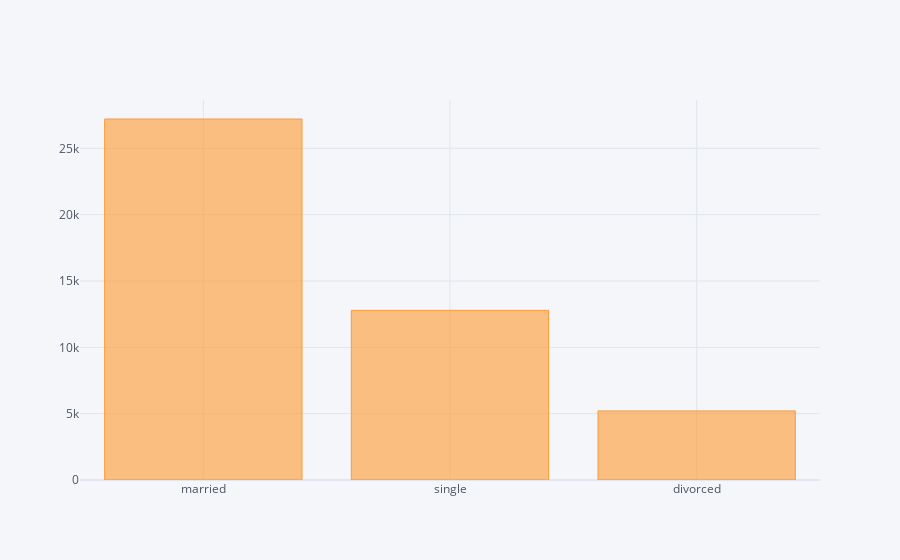

Notebook cell for this chart:
### Code cell
df.marital.value_counts().head(30).iplot(kind='bar')

### Figure 1 — Plotly figure (JSON) as saved in the notebook; plotly's stock layout.template omitted (floating-point values rounded to 4 significant figures)
{"data": [{"marker": {"color": "rgba(255, 153, 51, 0.6)", "line": {"color": "rgba(255, 153, 51, 1.0)", "width": 1}}, "name": "count", "orientation": "v", "text": "", "type": "bar", "x": ["married", "single", "divorced"], "y": [27214, 12790, 5207]}], "layout": {"legend": {"bgcolor": "#F5F6F9", "font": {"color": "#4D5663"}}, "paper_bgcolor": "#F5F6F9", "plot_bgcolor": "#F5F6F9", "title": {"font": {"color": "#4D5663"}}, "xaxis": {"gridcolor": "#E1E5ED", "showgrid": true, "tickfont": {"color": "#4D5663"}, "title": {"font": {"color": "#4D5663"}, "text": ""}, "zerolinecolor": "#E1E5ED"}, "yaxis": {"gridcolor": "#E1E5ED", "showgrid": true, "tickfont": {"color": "#4D5663"}, "title": {"font": {"color": "#4D5663"}, "text": ""}, "zerolinecolor": "#E1E5ED"}}}
